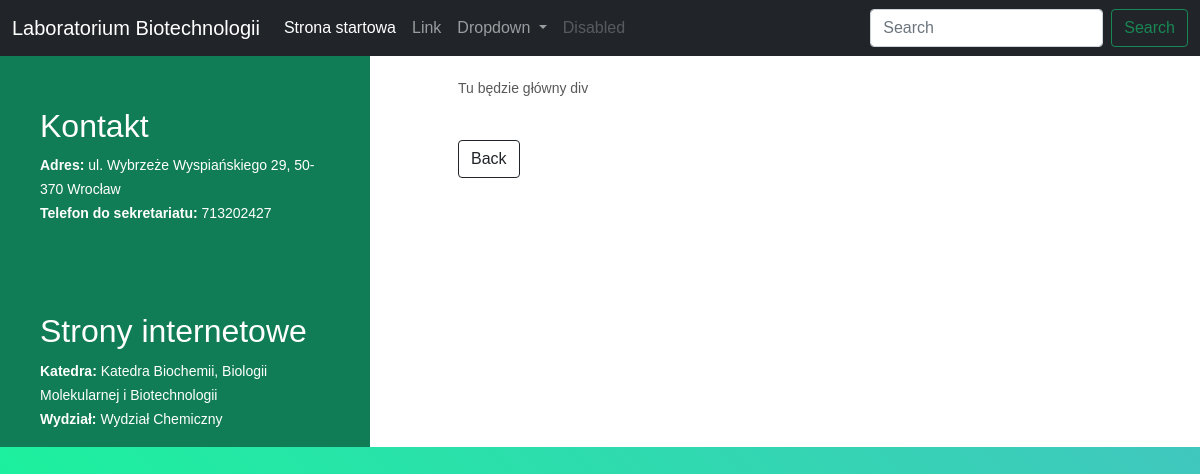
The app's page /lab/1/, older data.
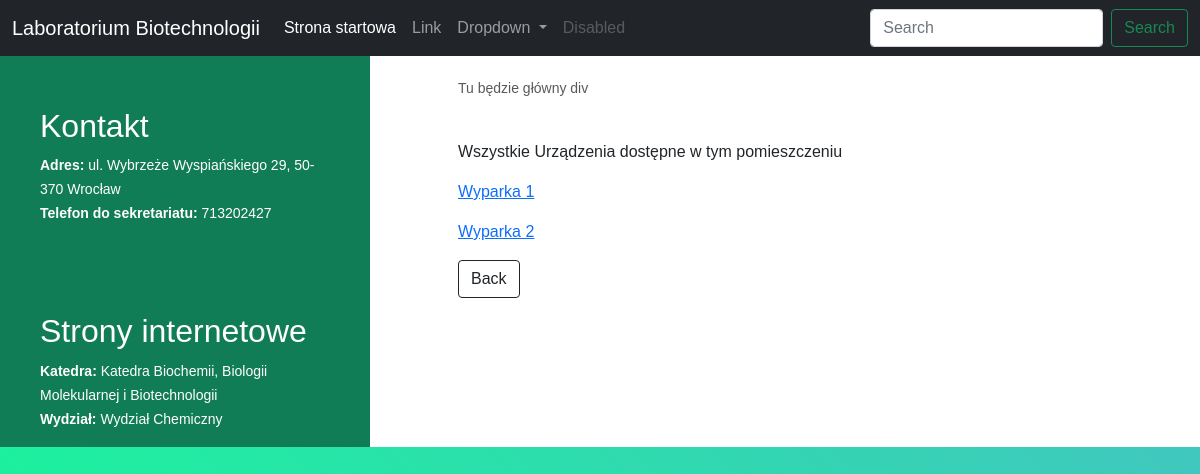
The same page, newer data.
### Urzadzenia/models.py (models this page shows, shortened)
class Urzadzenia(models.Model):
    Nazwa = models.CharField(max_length=100)
    Opis = models.TextField(blank=True)
    Numer_inwentarzowy = models.CharField(max_length=30, default='')
    Numer_laboratorium = models.ForeignKey(Laboratorium, on_delete=models.CASCADE, null=True)
    Osoba_odpowiedzialna = models.ForeignKey(Osoba, on_delete=models.CASCADE, null=True)
    class Meta:
        verbose_name = 'Urządzenie'
        verbose_name_plural = 'Urządzenia'

### Urzadzenia/views.py (the view)
# urls.py: path('lab/', LabView.as_view(), name='lab'),
def lab(request, id):
    lab_number = Laboratorium.objects.get(pk=id)
    lab_urzadzenie = Urzadzenia.objects.filter(Numer_laboratorium = lab_number)
    laboratorium = Laboratorium.objects.all()
    dane = {'lab_number': lab_number, 'lab_urzadzenie': lab_urzadzenie, 'laboratorium': laboratorium}
    return render(request, 'lab_urzadzenia.html', dane)

### Urzadzenia/Templates/lab_urzadzenia.html (shortened to what this page needs)
{% extends 'lab_details.html' %} {% block dev %} {% if lab_urzadzenie %}
<p>Wszystkie Urządzenia dostępne w tym pomieszczeniu</p>
{% for dev in lab_urzadzenie %}
<p><a href="/dev/{{ dev.id }}/"> {{ dev.Nazwa }} </a></p>
{% endfor %} {% endif %} {% endblock %}

Row changes from the older to the newer data that the page shows:
added Urzadzenia: Nazwa "Wyparka 1"
added Urzadzenia: Nazwa "Wyparka 2"
Text that changed along with them:
text now shown: "Wszystkie Urządzenia dostępne w tym pomieszczeniu"
